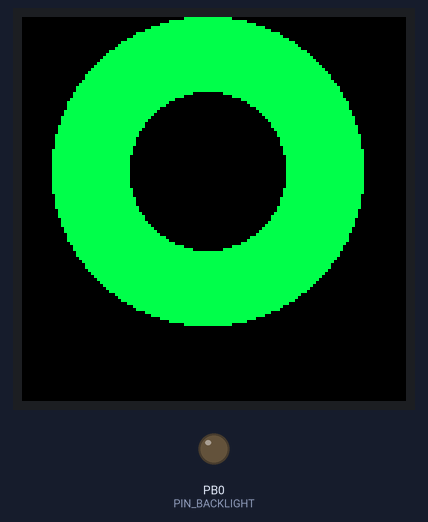
The program below on a simulated STM32 Blue Pill. Shown: 128×128 colour display, output pins drawn as LEDs (lit = HIGH). What the program prints to the serial monitor is not drawn.

Above: at 0.2 s.
At 2.7 s:
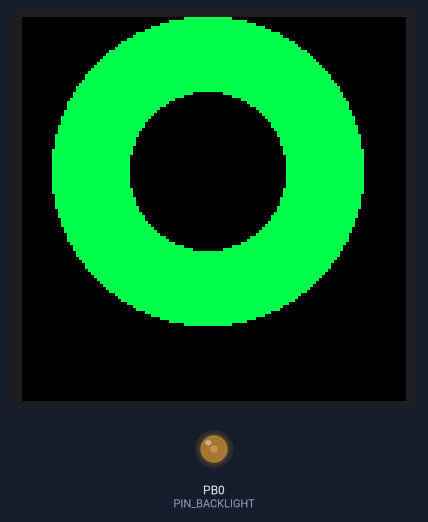
At 3.9 s:
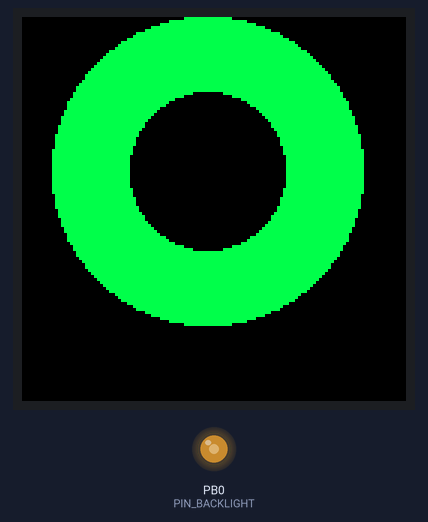
At 5.4 s:
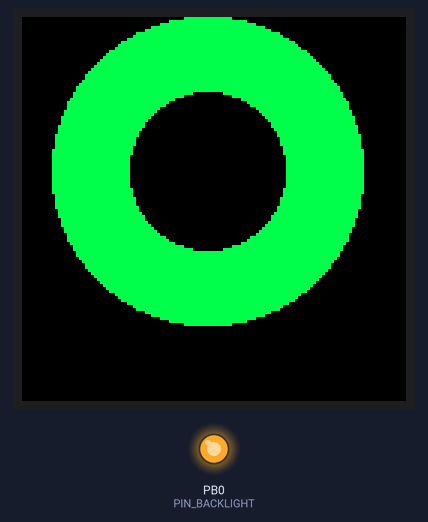
Timing chart, 0 to 6.9 s (numbered marks = the images above):
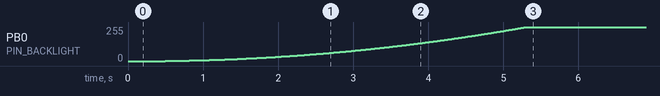

The program:

main.cpp
```cpp
#include <Arduino.h>
#include <Arduino_GFX_Library.h>

#define PIN_BACKLIGHT PB0
#define PIN_DC PA1
#define PIN_CS PA4
#define PIN_RES A0
// PIN_SCL A5
// PIN_SDA A7

#define BRIGHTGREEN RGB565(0, 255, 75)
#define DARKGREEN RGB565(0, 100, 30)

Arduino_DataBus *bus = new Arduino_HWSPI(PIN_DC, PIN_CS);
Arduino_GFX *gfx = new Arduino_GC9107(bus, PIN_RES, 2 /* rotation */, true /* IPS */);


void setup(void)
{
  Serial.begin(115200);
  Serial.println("GC9107 Display Test");
  pinMode(PIN_BACKLIGHT, OUTPUT);
  digitalWrite(PIN_BACKLIGHT,LOW);


  // Init Display
  if (!gfx->begin())
  {
    Serial.println("gfx->begin() failed!");
  }

  gfx->fillScreen(BLACK);

  gfx->setCursor(10, 42);

  for (uint8_t i = 0; i < 25; i++)
  {
    gfx->drawCircle(61, 51, 51-i, BRIGHTGREEN);
    gfx->drawCircle(62, 51, 51-i, BRIGHTGREEN);
  }


  for (uint16_t i = 0; i < 1024; i++)
  {
    analogWrite(PIN_BACKLIGHT, uint8_t(i*i/4112));
    delay(5);
  }


}

void loop()
{

}
```
